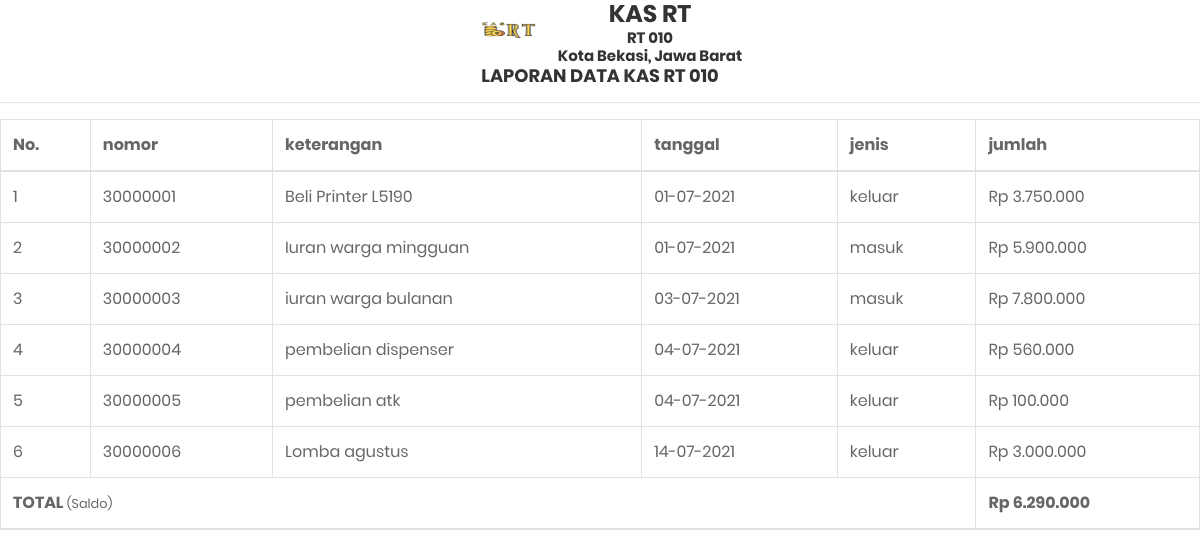
Screenshot of /index.php/kasrt/lapKas with the database file from the repository.
### tables this page shows
CREATE TABLE `data_kas` (
  `idKas` int(11) NOT NULL AUTO_INCREMENT,
  `keterangan` varchar(100) NOT NULL,
  `tanggal` date NOT NULL,
  `jumlah` varchar(50) NOT NULL,
  `jenis` varchar(20) NOT NULL,
  PRIMARY KEY (`idKas`)
);

### application/controllers/KasRT.php (called while the page is built, shortened)
<?php
class KasRT extends CI_Controller
{
	public function __construct() {
        $this->load->model('M_kas');
    }
	public function lapKas() {
        $data['judul'] = 'Laporan Data Kas RT002';
        $data['kas'] = $this->M_kas->getKas();
        $data['kredit'] = $this->M_kas->kredit();
        $data['masuk'] = $this->M_kas->TotalMasuk();
        $data['keluar'] = $this->M_kas->TotalKeluar();
        $data['konten'] = 'lap_kas';
        $this->load->view('laporan/lap_kas', $data);
    }
}

### index.php (called while the page is built, shortened)
<?php
require_once BASEPATH.'core/CodeIgniter.php';

### application/models/M_kas.php (called while the page is built, shortened)
<?php
class M_kas extends CI_Model
{
    public function getKas($idKas = '')
    {
        if ($idKas) {
            return $this->db->get_where('data_kas', ['idKas' => $idKas])->row_array();
        } else {
            return $this->db->get('data_kas')->result();
        }
    }
    public function TotalMasuk()
    {
        return $this->db->query('SELECT SUM(jumlah) as total from data_kas where jenis="masuk" ')->result();
    }
    public function TotalKeluar()
    {
        return $this->db->query('SELECT SUM(jumlah) as total from data_kas where jenis="keluar" ')->result();
    }
    public function kredit() {
        $this->db->select('*');
        $this->db->from('tabel_kredit');
        $query = $this->db->get();
        return $query->result();
    }
}

### application/helpers/rupiah_helper.php (called while the page is built, shortened)
<?php
if (!function_exists('rupiah')) {
 function rupiah($angka){
 $hasil_rupiah = number_format($angka,0,',','.');
 return $hasil_rupiah;
 }
}

### application/views/laporan/lap_kas.php (the view, shortened to what this page needs)
<!DOCTYPE html>
<html>
<head>
    <link href="<?= base_url();?>assets/css/font-face.css" rel="stylesheet" media="all">
    <link href="<?= base_url();?>assets/vendor/font-awesome-4.7/css/font-awesome.min.css" rel="stylesheet" media="all">
    <link href="<?= base_url();?>assets/vendor/font-awesome-5/css/fontawesome-all.min.css" rel="stylesheet" media="all">
    <link href="<?= base_url();?>assets/vendor/mdi-font/css/material-design-iconic-font.min.css" rel="stylesheet" media="all">
    <link href="<?= base_url();?>assets/vendor/bootstrap-4.1/bootstrap.min.css" rel="stylesheet" media="all">
    <link href="<?= base_url();?>assets/vendor/animsition/animsition.min.css" rel="stylesheet" media="all">
    <link href="<?= base_url();?>assets/vendor/bootstrap-progressbar/bootstrap-progressbar-3.3.4.min.css" rel="stylesheet" media="all">
    <link href="<?= base_url();?>assets/vendor/wow/animate.css" rel="stylesheet" media="all">
    <link href="<?= base_url();?>assets/vendor/css-hamburgers/hamburgers.min.css" rel="stylesheet" media="all">
    <link href="<?= base_url();?>assets/vendor/slick/slick.css" rel="stylesheet" media="all">
    <link href="<?= base_url();?>assets/vendor/select2/select2.min.css" rel="stylesheet" media="all">
    <link href="<?= base_url();?>assets/vendor/perfect-scrollbar/perfect-scrollbar.css" rel="stylesheet" media="all">
    <link href="<?= base_url();?>assets/css/theme.css" rel="stylesheet" media="all">
</head>
<body onload="print()">
	<center>
		<table>
			<tr>
				<td>
				<img src="<?= base_url();?>assets/icon-home.png" style="width: 100px; height: 50px;">
				</td>
				<td>
					<center>
					<h3>KAS RT</h3>
					<h5>RT 010</h5>
					<h5>Kota Bekasi, Jawa Barat</h5>
					</center>
				</td>
			</tr>
		</table>
		<h4>LAPORAN DATA KAS RT 010</h4>
	</center>
	<hr>
	<table class="table table-bordered">
		<thead>
			<tr>
				<th>No.</th>
				<th>nomor</th>
                <th>keterangan</th>
                <th>tanggal</th>
                <th>jenis</th>
                <th>jumlah</th>
			</tr>
		</thead>
		<tbody>
			<?php
			$no = 1;
			foreach ($kas as $kas) {
			 ?>
			<tr>
                <td><?= $no++;?></td>
                <td><?= $kas->idKas;?></td>
                <td><?= $kas->keterangan;?></td>
                <td><?= date('d-m-Y', strtotime($kas->tanggal));?></td>
                <td><?= $kas->jenis;?></td>
                <td class="process">Rp <?= rupiah($kas->jumlah);?></td>
            </tr>
			<?php } ?>
        </tbody>
        <thead>
		<?php
			$sum_masuk=0;
			foreach ($masuk as $total_masuk){
			$sum_masuk += $total_masuk->total;
			}
			$sum_keluar=0;
			foreach ($keluar as $total_keluar){
			$sum_keluar += $total_keluar->total;
			}
			$saldo = $sum_masuk-$sum_keluar;
		?>
			<tr>
				<th colspan="5" scope="col">TOTAL <small>(Saldo)</small></th>
				<th scope="col">Rp <?= rupiah($saldo);?></th>
			</tr>
		</thead>
	</table>
</body>
</html>

### rows the page displays
data_kas: idKas "30000001", keterangan "Beli Printer L5190", tanggal "01-07-2021", jenis "keluar", jumlah "3.750.000"
data_kas: idKas "30000002", keterangan "Iuran warga mingguan", tanggal "01-07-2021", jenis "masuk", jumlah "5.900.000"
data_kas: idKas "30000003", keterangan "iuran warga bulanan", tanggal "03-07-2021", jenis "masuk", jumlah "7.800.000"
data_kas: idKas "30000004", keterangan "pembelian dispenser", tanggal "04-07-2021", jenis "keluar", jumlah "560.000"
data_kas: idKas "30000005", keterangan "pembelian atk", tanggal "04-07-2021", jenis "keluar", jumlah "100.000"
data_kas: idKas "30000006", keterangan "Lomba agustus", tanggal "14-07-2021", jenis "keluar", jumlah "3.000.000"

### other values shown
rupiah($saldo) "6.290.000"
